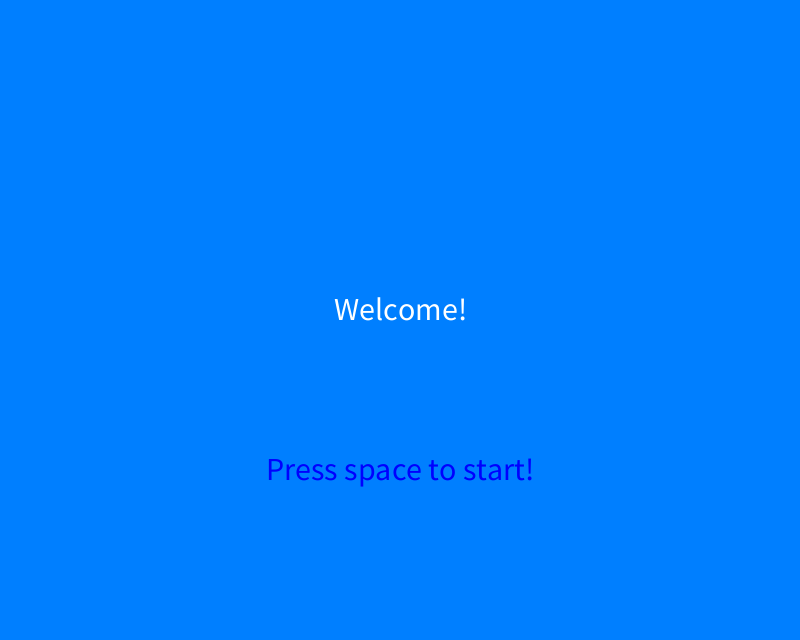
Frame 1 (no input)
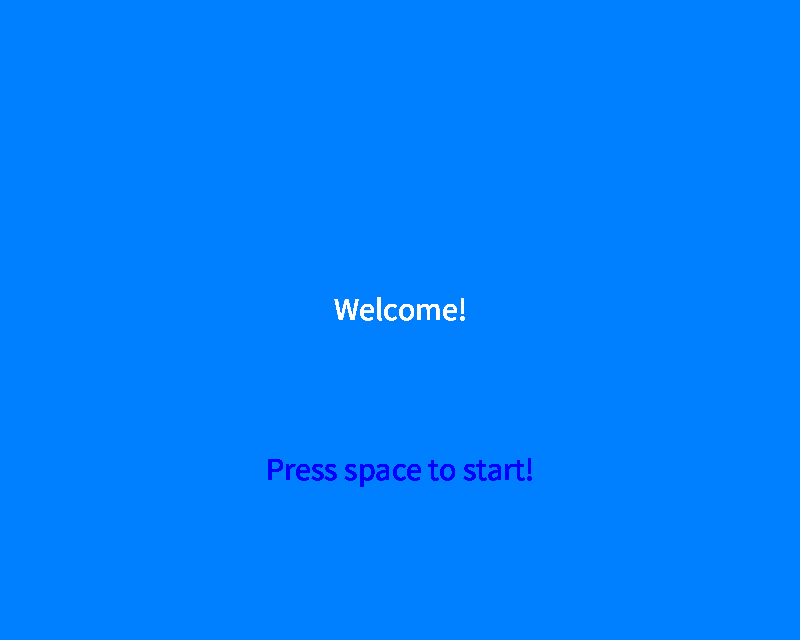
Frame 60 (the mouse pressed at the canvas centre just before this capture)
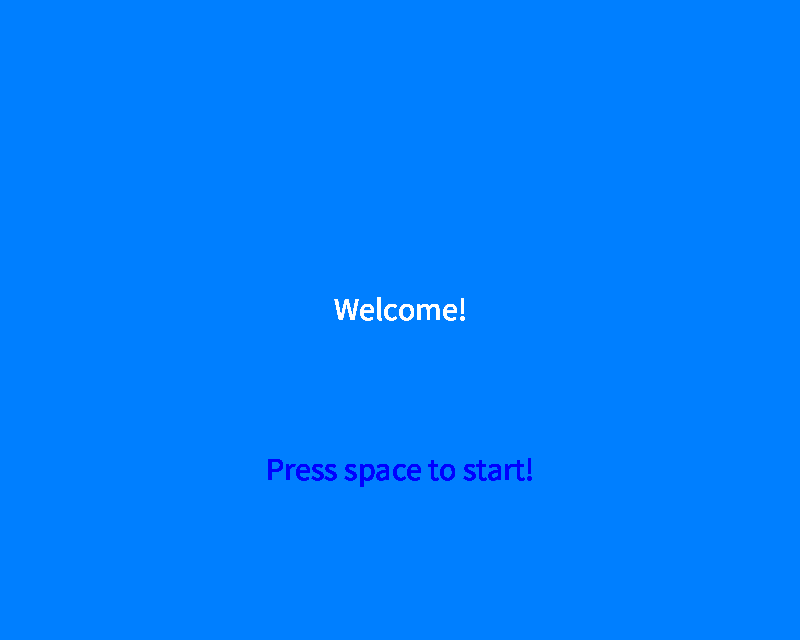
Frame 120 (the mouse held since frame 60 and released just before this capture)

The Processing sketch that drew these frames (run headless with seeded random() and noise(); from frame 60 on, the mouse is pressed at the canvas centre):

// Processing sketch: processing_154423
// ── processing_154423.pde

int state=0;
int PROJECTILEMAX=25;
Player P;
Projectile[] projectiles=new Projectile[25];

void setup() {
  P = new Player();
  size(800, 640);
  background(0, 127, 255);


  for (int i=0; i<PROJECTILEMAX; i++)
    projectiles[i]=new Projectile();
}

void draw() {
  switch(state) {
  case 0: //attract loop

    //press space to begin
    fill(255);
    textSize(32);
    textAlign(CENTER);
    text("Welcome!", 400, 320);

    fill(0, 0, 255);
    text("Press space to start!", 400, 480);




    break;
  case 1:
    //main game
    clear();

    P.display();
    P.update();
     for (int i=0; i<PROJECTILEMAX; i++) {
       projectiles[i].display();
       projectiles[i].update();
     }
    

    break;
  case 2:
    //game over
    break;
  default:
  }
}


void keyPressed() {

  switch(state) {
  case 0: 
    state=1;
    break;
  case 1:
    if (key == CODED) {
      switch(keyCode) {
      case UP:
        P.vY=-P.speed;
        break;
      case DOWN:
        P.vY=P.speed;
        break;
      case LEFT:
        P.vX=-P.speed;
        break;
      case RIGHT:
        P.vX=P.speed;
        break;
      }
    } else {
      switch(key)
      {
      case 'w':
        P.vY=-P.speed;
        break;
      case 's':
        P.vY=P.speed;
        break;
      case 'a':
        P.vX=-P.speed;
        break;
      case 'd':
        P.vX=P.speed;
        break;
      }
    }


    break;
  case 2:
    break;
  default:
  }
}
void keyReleased() {

  switch(state) {
  case 0: 
    state=1;
    break;
  case 1:
    if (key == CODED) {
      switch(keyCode) {
      case UP:
        P.vY=0;
        break;
      case DOWN:
        P.vY=0;
        break;
      case LEFT:
        P.vX=0;
        break;
      case RIGHT:
        P.vX=0;
        break;
      }
    } else {
      switch(key)
      {
      case 'w':
        P.vY=0;
        break;
      case 's':
        P.vY=0;
        break;
      case 'a':
        P.vX=0;
        break;
      case 'd':
        P.vX=0;
        break;
      }
    }


    break;
  case 2:
    break;
  default:
  }
}
void mousePressed() {
  for (int i=0; i<PROJECTILEMAX; i++) {
    if (projectiles[i].toBeKilled()) {
      projectiles[i] =new Projectile(P.damage, 10, P.x, P.y, get_angle(P.x, P.y, (float)mouseX, (float)mouseY));
      break;
    }
    if (i==49) {
      projectiles[i] =new Projectile(P.damage, 10, P.x, P.y, get_angle(P.x, P.y,(float)mouseX, (float)mouseY));
      break;
    }
  }
}






class Player {
  int health;
  int damage;
  int speed;
  float x;
  float y;
  float vX, vY;


  Player() {
    health=8;
    damage=1;
    speed=5;
    x=width/2;
    y=height/2;
    vX=0;
    vY=0;
  }
  void resetBoosts() {
    damage=1;
    speed=5;
  }
  void display() {
    stroke(0, 255, 0); 
    strokeWeight(25);
    point(x, y);
  }
  void update() {
    x+=vX;
    y+=vY;
  }
}
class Projectile {
  int damage;
  int speed;
  float x, y, vX, vY;
  float theta;
  boolean visible;

  Projectile() {
    damage=0;
    speed=0;
    x=299792458; //arbitrary position that makes the projectile be killed whenever it is checked
    y=299792458;
    vX=0;
    vY=0;
    visible=false;//wouldnt want to display these placeholders would we
  }
  Projectile(int newDamage, int newSpeed, float initX, float initY, float angle) {
    damage=newDamage; //passed from player
    speed=newSpeed; //I don't really intend to make it variable, but the option for upgrades is there
    x=initX; //starting position aka player position
    y=initY;
    theta=angle;//passed theta, which will be calculated in call to constructor
    vX=get_movement_x(theta, speed); //vdlocities are calculated here, as they are constant
    vY=get_movement_y(theta, speed);
    visible=true; //I want to see it right? useful for when it hits something, since destroying the instance of projectile may not be easy
  }

  void display() {
    if (visible) {
      stroke(0, 0, 255);
    } else {
      stroke(0, 0, 0, 0);
    }
    strokeWeight(15);
    point(x, y);
  }
  void update() {
    x+=vX;
    y+=vY;
  }
  boolean toBeKilled()//checks if the projectile is off the screen and returns true if it is, deleting it from the array
  {
    return ( (x>width+250 || x < -250) && (y>height+250 || y < -250) );
  }
}



float get_angle(float a1, float a2, float b1, float b2) {
  //'''Location A is player position and locationB is where the enemy is'''
  float tempx1=a1;
  float tempy1=a2;
  float x2=b1-tempx1;
  float y2=b2-tempy1;
  float x1=0;
  float y1=0;
  float rawAngle=atan2(y2, x2);
  float distance=0;
  float angle=rawAngle;
  return angle;
}
float get_movement_x(float theta, float speed) {
  float x=cos(theta)*speed;
  float speedx=x;
  return speedx;
}
float get_movement_y(float theta, float  speed) {
  float y=sin(theta)*speed;
  float speedy=y;
  return speedy;
}
